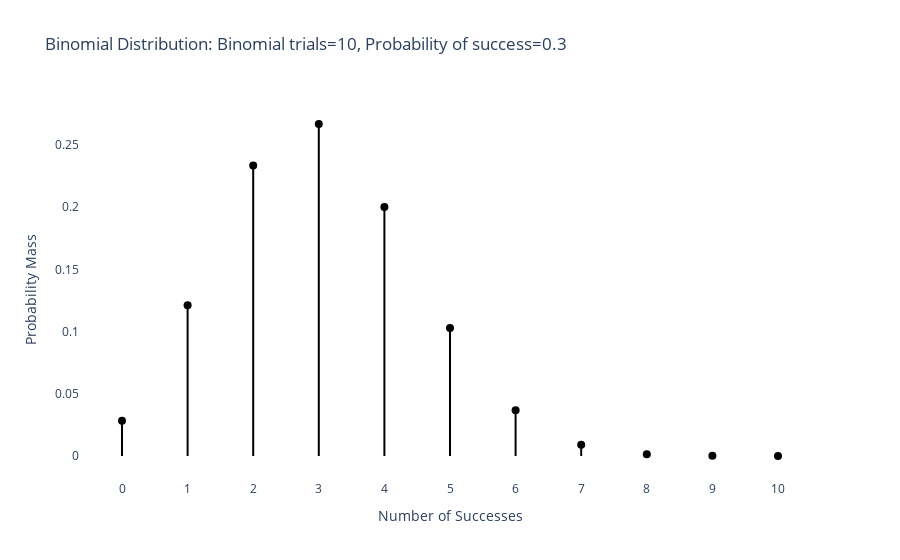

Notebook cell for this chart:
### Code cell
# Parámetros de la distribución binomial
n = 10
p = 0.3

# Valores posibles y sus probabilidades
x = np.arange(0, n + 1)
y = binom.pmf(x, n, p)

# Crear figura
fig = go.Figure()

# Añadir líneas verticales (tipo diagrama de tallo)
for xi, yi in zip(x, y):
    fig.add_trace(go.Scatter(
        x=[xi, xi],
        y=[0, yi],
        mode='lines',
        line=dict(color='black'),
        showlegend=False
    ))

# Añadir puntos
fig.add_trace(go.Scatter(
    x=x,
    y=y,
    mode='markers',
    marker=dict(color='black', size=8),
    showlegend=False
))

# Configuración de layout
fig.update_layout(
    title='Binomial Distribution: Binomial trials=10, Probability of success=0.3',
    xaxis_title='Number of Successes',
    yaxis_title='Probability Mass',
    xaxis=dict(dtick=1),
    plot_bgcolor='white'
)

fig.show()

### Figure 1 — Plotly figure (JSON) as saved in the notebook; plotly's stock layout.template omitted (floating-point values rounded to 4 significant figures)
{"data": [{"line": {"color": "black"}, "mode": "lines", "showlegend": false, "type": "scatter", "x": [0, 0], "y": [0, 0.02825]}, {"line": {"color": "black"}, "mode": "lines", "showlegend": false, "type": "scatter", "x": [1, 1], "y": [0, 0.1211]}, {"line": {"color": "black"}, "mode": "lines", "showlegend": false, "type": "scatter", "x": [2, 2], "y": [0, 0.2335]}, {"line": {"color": "black"}, "mode": "lines", "showlegend": false, "type": "scatter", "x": [3, 3], "y": [0, 0.2668]}, {"line": {"color": "black"}, "mode": "lines", "showlegend": false, "type": "scatter", "x": [4, 4], "y": [0, 0.2001]}, {"line": {"color": "black"}, "mode": "lines", "showlegend": false, "type": "scatter", "x": [5, 5], "y": [0, 0.1029]}, {"line": {"color": "black"}, "mode": "lines", "showlegend": false, "type": "scatter", "x": [6, 6], "y": [0, 0.03676]}, {"line": {"color": "black"}, "mode": "lines", "showlegend": false, "type": "scatter", "x": [7, 7], "y": [0, 0.009002]}, {"line": {"color": "black"}, "mode": "lines", "showlegend": false, "type": "scatter", "x": [8, 8], "y": [0, 0.001447]}, {"line": {"color": "black"}, "mode": "lines", "showlegend": false, "type": "scatter", "x": [9, 9], "y": [0, 0.0001378]}, {"line": {"color": "black"}, "mode": "lines", "showlegend": false, "type": "scatter", "x": [10, 10], "y": [0, 5.905e-06]}, {"marker": {"color": "black", "size": 8}, "mode": "markers", "showlegend": false, "type": "scatter", "x": [0, 1, 2, 3, 4, 5, 6, 7, 8, 9, 10], "y": [0.02825, 0.1211, 0.2335, 0.2668, 0.2001, 0.1029, 0.03676, 0.009002, 0.001447, 0.0001378, 5.905e-06]}], "layout": {"plot_bgcolor": "white", "title": {"text": "Binomial Distribution: Binomial trials=10, Probability of success=0.3"}, "xaxis": {"dtick": 1, "title": {"text": "Number of Successes"}}, "yaxis": {"title": {"text": "Probability Mass"}}}}
